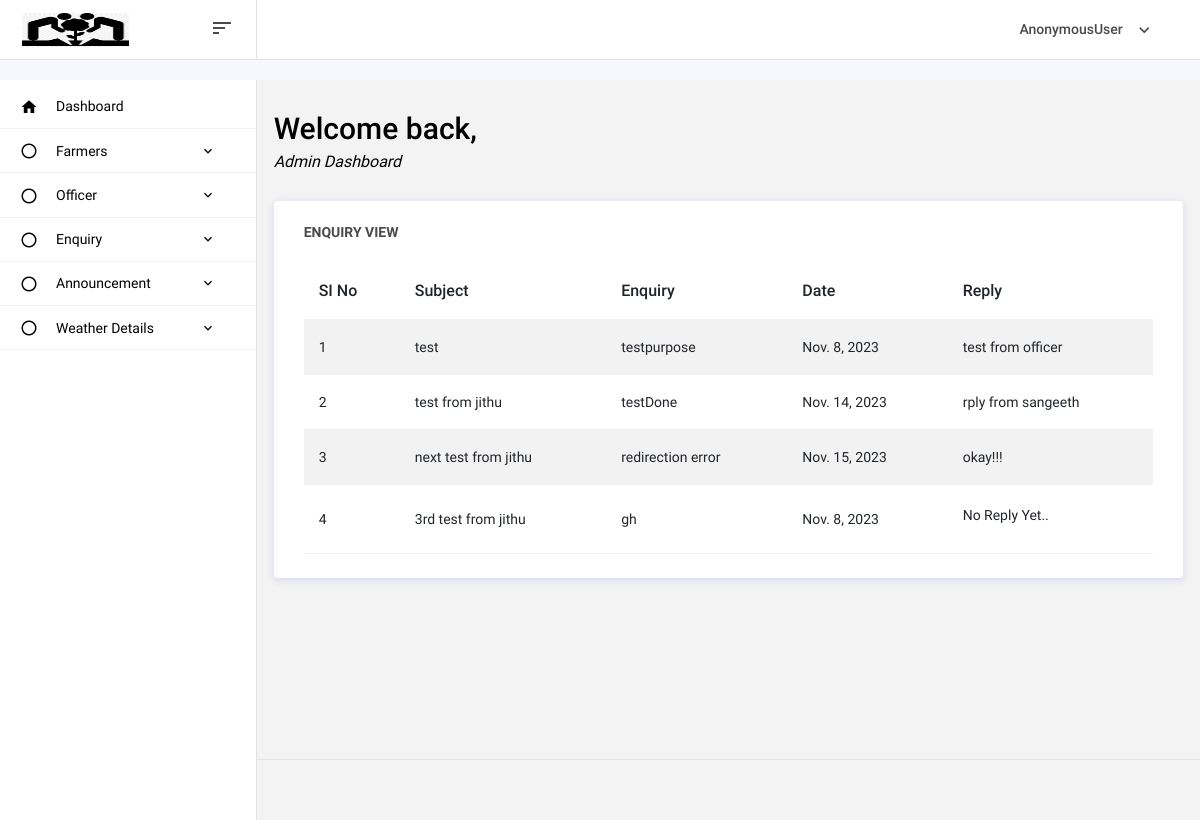
The page /enquiry_view_ad/ on the database as committed earlier.
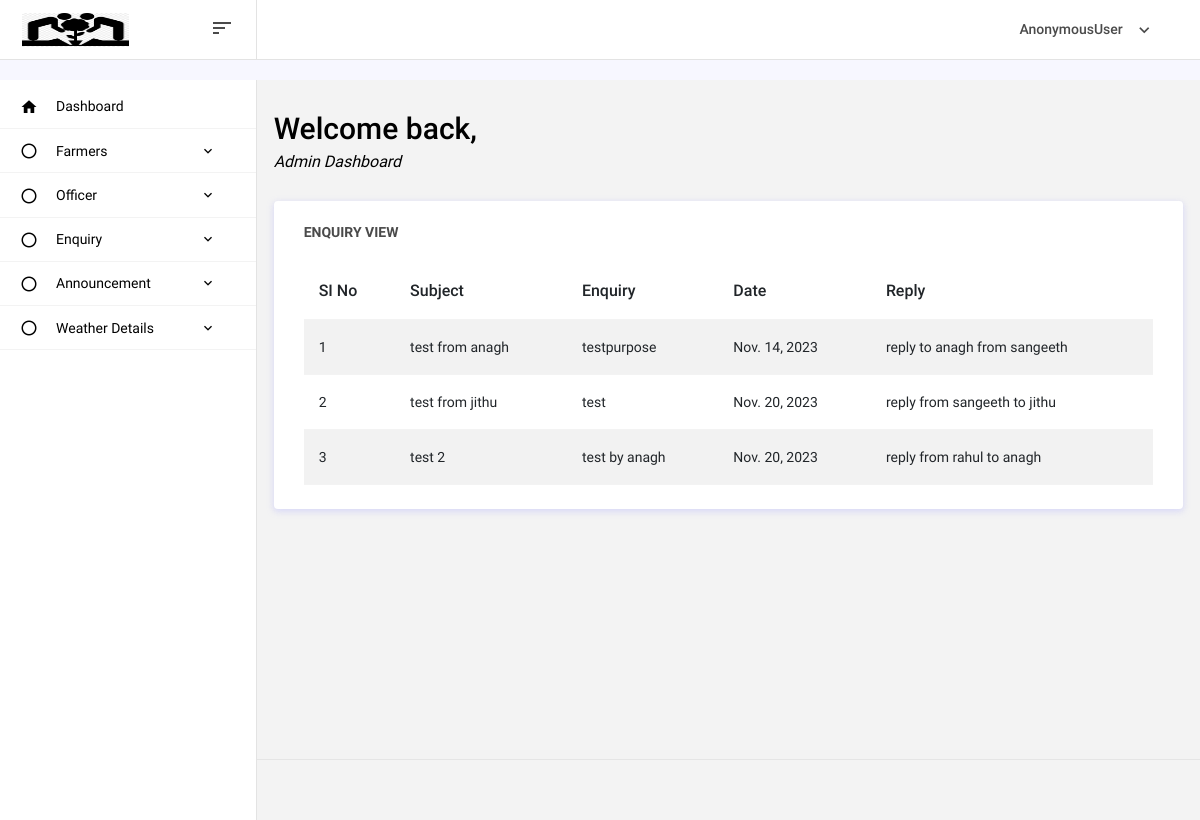
The same page on the database as committed later.
### cropyieldapp/models.py (models this page shows)
class Feedback(models.Model):
    user = models.ForeignKey(Login, on_delete=models.DO_NOTHING)
    subject = models.CharField(max_length=200)
    Enquiry = models.TextField()
    date = models.DateField()
    reply = models.TextField(null=True, blank=True)

### cropyieldapp/adminviews.py (the view)
# urls.py: path('enquiry_view_ad/', adminviews.enquiry_view, name="enquiry_view_ad"),
def enquiry_view(request):
    f = Feedback.objects.all()
    return render(request, 'admin/enquiry_view.html', {'feedback': f})

### templates/admin/enquiry_view.html
{% extends 'admin/admin_home.html' %}
{% load crispy_forms_tags %}
{% block content %}
<div class="col-lg-12 grid-margin stretch-card">
              <div class="card">
                <div class="card-body">
                  <h4 class="card-title">Enquiry View</h4>
                  <div class="table-responsive">
                    <table class="table table-striped">
                      <thead>
                        <tr>
                            <th>SI No</th>
                            <th>Subject</th>
                            <th>Enquiry</th>
                            <th>Date</th>
                            <th>Reply</th>
                        </tr>
                      </thead>
                      <tbody>
                      {% for f in feedback %}
                      <tr>
                          <td>{{forloop.counter}}</td>
                          <td>{{f.subject}}</td>
                          <td>{{f.Enquiry}}</td>
                          <td>{{f.date}}</td>
                          <td>{% if f.reply == None %}
                              <p>No Reply Yet..</p>
                              {% else %}
                              {{f.reply}}
                              {% endif %}
                          </td>
                      </tr>
                      {% endfor %}
                      </tbody>
                    </table>
                  </div>
                </div>
              </div>
            </div>
{% endblock %}

Rows that differ between the two databases and show on the page:
removed Feedback: subject "next test from jithu", Enquiry "redirection error", date "Nov. 15, 2023", reply "okay!!!"
removed Feedback: subject "3rd test from jithu", Enquiry "gh", date "Nov. 8, 2023", shows "No Reply Yet.."
changed Feedback "testpurpose": subject "test" → "test from anagh"; date "Nov. 8, 2023" → "Nov. 14, 2023"; reply "test from officer" → "reply to anagh from sangeeth"
changed Feedback "test from jithu": Enquiry "testDone" → "test"; date "Nov. 14, 2023" → "Nov. 20, 2023"; reply "rply from sangeeth" → "reply from sangeeth to jithu"
added Feedback: subject "test 2", Enquiry "test by anagh", date "Nov. 20, 2023", reply "reply from rahul to anagh"
